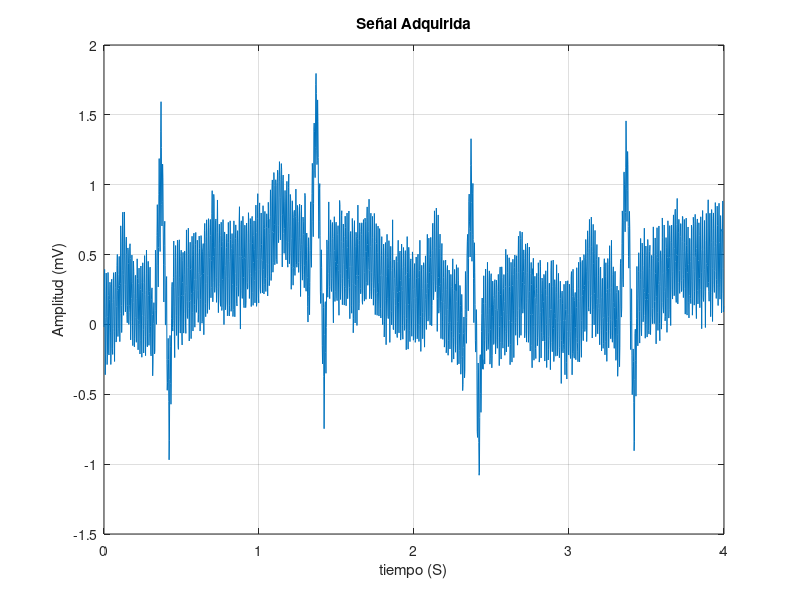

Source code (MATLAB): (Note: this script raises an error after producing the figure.)
clear variables;
close all;
clc;

load ecg_raw6.mat

Fs = 500;
T = 1/Fs;
n = 0:length(x)-1;
t = n*T;

%Análisis en Tiempo
figure ();
plot(t,x); title("Señal Adquirida");xlabel("tiempo (S)");
ylabel("Amplitud (mV)");grid on;

%Análisis en frecuencia 
[X,FREC] = fourier(x,Fs);
figure();plot(FREC,abs(X));title("Espectro Señal Adquirida");xlabel("Frecuencia (Hz)");
ylabel("Amplitud");


%Filtrado de la señal
Fc = 35;
wcn = Fc/(Fs/2);
[b,a] = butter(15,wcn,'low');

[H,FREC2] = freqz(b,a,8192,Fs);
figure();plot(FREC2,abs(H));title("Respuesta en Frecuencia");xlabel("Frecuencia (Hz)");
ylabel("Amplitud");

x_fil = filtrar(x,b,a);
figure();
plot(t,x_fil);title('Señal Filtrada');xlabel("Tiempo (S)");
ylabel("Amplitud (mV)");grid on;

%Normalizando la Señal
[p s mu] = polyfit(t,x_fil,9);
tendencia = polyval(p,t,[],mu);

figure();plot(t,x_fil);title("Señal Filtrada");xlabel("Tiempo(S)");
ylabel("Amplitud (mV)");grid on;hold on;
plot(t,tendencia);

%Elimimando la tendencia
ECG = x_fil-tendencia;

figure();plot(t,ECG);title("Señal ECG");xlabel("Tiempo (S)");
ylabel("Amplitud (mV)"); grid on; hold on;

%Obteniendo complejo QRS
%Factor R 
figure();findpeaks(ECG,t,MinPeakHeight=0.7);xlabel("Tiempo (S)");      %Solo graficado
ylabel('Amplitud (mV)');    grid on;    hold on;    title("Pico R");

[ampR,R] = findpeaks(ECG,t,MinPeakHeight=0.7);              %Saca los valores

%Factor S   Invertido de R
figure();findpeaks(-ECG,t,MinPeakHeight=0.7);xlabel("Tiempo (s)");
ylabel("Amplitud (mV)");  grid on;  hold on;    title("Pico S");

[ampS,S] = findpeaks(-ECG,t,MinPeakHeight=0.7);
apmS = -ampS;

%Factor Q 
figure();findpeaks(-ECG,t,MinPeakDistance=0.1);xlabel("Tiempo (S)");      %Solo graficado
ylabel('Amplitud (mV)');    grid on;    hold on;    title("Posibles Picos Q");

[z,min_loc] = findpeaks(-ECG,t,MinPeakDistance=0.1); %Distancias mayores a 0.1 para poder calcular los posiles Q
muestra = round(min_loc*Fs);    %Posiciones de muestra
Q = min_loc(ECG(muestra)>-0.4 & ECG(muestra)<0.2);  %Minimos locales con if
ampQ = ECG(round(Q*Fs));    %Amplitud en la posición 

% %Factor Q     Se puede trabajar con todos los picos
% figure();findpeaks(-ECG,t);xlabel("Tiempo (S)");      %Solo graficado
% ylabel('Amplitud (mV)');    grid on;    hold on;    title("Posibles Picos Q");
% [z,min_loc] = findpeaks(-ECG,t); %Distancias mayores a 0.1 para poder calcular los posiles Q
% muestra = round(min_loc*Fs);    %Posiciones de muestra
% Q = min_loc(ECG(muestra)>-0.4 & ECG(muestra)<0.2);  %Minimos locales con if
% ampQ = ECG(round(Q*Fs));    %Amplitud en la posición 
 

%Complejo QRS
figure();plot(t,ECG);title("Complejo QRS"); hold on
plot(Q,ECG(round(Q*Fs)),"s");
plot(R,ECG(round(R*Fs)),"*");
plot(S,ECG(round(S*Fs)),"V");
legend("ECG","Q","R","S");

%Acomodar señales de acuerdo a cada señal


%Frecuencias Instantaneas 
disp("Las Frecuencias Instantaneas son: ")
Tins = zeros(1,length(R)-1);
Fins = zeros(1,length(R)-1);

for i = 1:(length(R)-1)
    Tins(i) = R(i+1)-R(i);
    Fins(i) = round(Tins(i)*60);
    fprintf("\t #%2d %2d bpm \n",i,Fins(i));
end

%Frecuencia cardiaca
TCar = R(end)-R(1);
FCar = round(((length(R)-1)/TCar)*60);
disp("Frecuencia Cardiaca");
fprintf("La frecuencia cardiaca es de %d bmp\n",FCar);

if FCar < 60
    disp("El paciente tiene una bradicardia");
elseif (FCar >=60 && FCar <95)
    disp("El paciente tiene un ritmo cardiaco normal");
else
    disp("El paciente tiene taquicardia");
end


%Análisis Ritmo Cardiaco
arritmia = [];
for i = length(Tins)-1
    dT = abs(Tins(i+1)-Tins(i));
    if dT >=0.004
        arritmia = [arritmia ,dT];
    end
end

cant_arritmias = length(arritmia);
if(cant_arritmias>=1)
    disp("El paciente tiene arritmias")
else 
    disp("El paciente no tiene arritmias")
end










